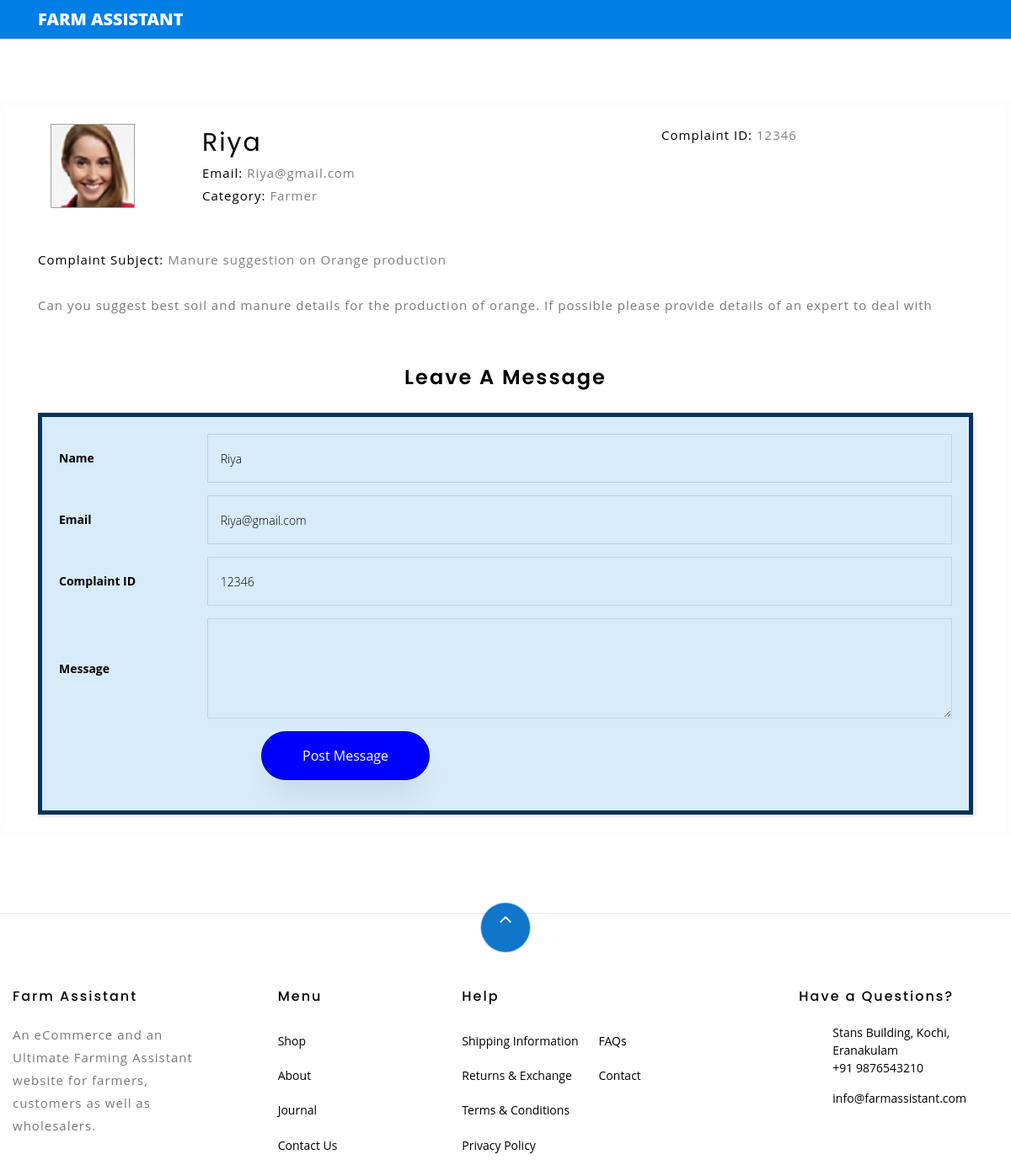
Page /Admin_complaint_view_single.php?cpt_id=12346 on the committed database.
### tables this page shows
CREATE TABLE IF NOT EXISTS `complaint` (
  `comp_id` int(4) NOT NULL AUTO_INCREMENT,
  `user_email` varchar(40) NOT NULL,
  `name` varchar(30) NOT NULL,
  `image` varchar(20) NOT NULL,
  `user_type` varchar(10) NOT NULL,
  `date` varchar(11) NOT NULL,
  `complaint_head` varchar(40) NOT NULL,
  `complaint` text NOT NULL,
  `Status` varchar(10) NOT NULL DEFAULT 'Unread',
  PRIMARY KEY (`comp_id`),
  KEY `user_email` (`user_email`)
);

### web/Admin_complaint_view_single.php (the view, shortened to what this page needs)
<!DOCTYPE html>
<html lang="en">
  <head>
    <link rel="stylesheet" href="css/open-iconic-bootstrap.min.css">
    <link rel="stylesheet" href="css/animate.css">
    <link rel="stylesheet" href="css/owl.carousel.min.css">
    <link rel="stylesheet" href="css/owl.theme.default.min.css">
    <link rel="stylesheet" href="css/magnific-popup.css">
    <link rel="stylesheet" href="css/aos.css">
    <link rel="stylesheet" href="css/ionicons.min.css">
    <link rel="stylesheet" href="css/bootstrap-datepicker.css">
    <link rel="stylesheet" href="css/jquery.timepicker.css">
    <link rel="stylesheet" href="css/flaticon.css">
    <link rel="stylesheet" href="css/icomoon.css">
    <link rel="stylesheet" href="css/style.css">
<?php
   include("connection.php");
    ?>
  </head>
  <body class="goto-here">
    <nav class="navbar navbar-expand-lg navbar-dark ftco_navbar bg-dark ftco-navbar-light" id="ftco-navbar">
	    <div class="container">
	      <a class="navbar-brand"  href="#">Farm Assistant</a>
	    </div>
	  </nav>
   <?php
        $compt=$_GET['cpt_id'];
    ?>
    <section class="ftco-section">
    <form action="msg_upload.php" method="post" class="billing-form">
    	<div class="container">
      <?php
                $sql2=" UPDATE complaint SET Status = 'Read' WHERE comp_id= $compt ";
                mysqli_query($conn,$sql2);
                $sql= "SELECT * FROM complaint WHERE comp_id = $compt";
                $a=mysqli_query($conn,$sql);
                $row=mysqli_fetch_array($a)
                ?>
    		<div class="row">
    			<div class="col-lg-2 mb-5 ftco-animate">
    				<a href="<?php echo $row['image']; ?>" class="image-popup"><img src="<?php echo $row['image']; ?>" id="pic" alt="Colorlib Template"></a>
    			</div>
    			<div class="col-lg-6 product-details pl-md-5 ftco-animate">
    				<h3><?php echo $row['name']; ?></h3>
            <p class="text-left mr-4" style="color: #000;">Email: <span style="color: gray;"><?php echo $row["user_email"]; ?></span>
            </p>
            <p class="text-left" style="color: #000;">Category: <span style="color: gray;"><?php echo $row["user_type"]; ?></span>
            </p>
            </div>
            <br>
                <p class="mr-2" name="cpidM" style="color: #000;">Complaint ID: <span style="color: gray;"><?php echo $compt; ?></span></p>
              <p class="mr-2" style="color: #000;">Complaint Subject: <span style="color: gray;"><?php echo $row["complaint_head"]; ?></span></p>
          <br><br>
          <p><?php echo $row["complaint"]; ?></p>
            <br>
            <br>
                </div>
            <br>
            <h3 class="mb-4 billing-heading" style="text-align: center;">Leave A Message</h3>
            <div class="wrapper1" style="background:#007ee528!important;">
              <div class="form">
                  <form action="msg_upload.php" method="post" enctype="multipart/form-data">
                  <div class="inputfield">
                    <label><b>Name</b></label>
                    <input type="text" class="form-control" name="nameM" value="<?php echo  $row['name']; ?>" placeholder=""readonly>
                   </div>
                 <div class="inputfield">
                  <label><b>Email</b></label>
                  <input type="text" class="form-control" name="emailM" value="<?php echo $row["user_email"]; ?>" placeholder=""readonly>
                 </div>
                 <div class="inputfield">
                  <label><b>Complaint ID</b></label>
                  <input type="text" class="form-control" name="cpidM" value="<?php echo $compt; ?>" placeholder=""readonly>
                 </div>
                 <div class="inputfield">
              <label ><b> Message</b></label>
              <textarea name="msgM" id="description" cols="50" rows="5" class="form-control" required></textarea>
              </div>
                  <div style="padding-left:240px" class="form-group">
                    <input type="submit"  value="Post Message" class="btn btn-primary py-3 px-5">
                    </div>
                </form>
              </div>
             </div>
    		</div>
    </section>
    <footer class="ftco-footer ftco-section">
      	<div class="row">
      		<div class="mouse">
						<a href="#" class="mouse-icon">
							<div class="mouse-wheel"><span class="ion-ios-arrow-up"></span></div>
						</a>
					</div>
      	</div>
        <div class="row mb-5">
           <div class="col-md">
            <div class="ftco-footer-widget mb-4">
              <h2 class="ftco-heading-2">Farm Assistant</h2>
              <p>An eCommerce and an Ultimate Farming Assistant website for farmers, customers as well as wholesalers.</p>
            </div>
          </div>
          <div class="col-md">
            <div class="ftco-footer-widget mb-4 ml-md-5">
              <h2 class="ftco-heading-2">Menu</h2>
              <ul class="list-unstyled">
                <li><a href="#" class="py-2 d-block">Shop</a></li>
                <li><a href="#" class="py-2 d-block">About</a></li>
                <li><a href="#" class="py-2 d-block">Journal</a></li>
                <li><a href="#" class="py-2 d-block">Contact Us</a></li>
              </ul>
            </div>
          </div>
          <div class="col-md-4">
             <div class="ftco-footer-widget mb-4">
              <h2 class="ftco-heading-2">Help</h2>
              <div class="d-flex">
	              <ul class="list-unstyled mr-l-5 pr-l-3 mr-4">
	                <li><a href="#" class="py-2 d-block">Shipping Information</a></li>
	                <li><a href="#" class="py-2 d-block">Returns &amp; Exchange</a></li>
	                <li><a href="#" class="py-2 d-block">Terms &amp; Conditions</a></li>
	                <li><a href="#" class="py-2 d-block">Privacy Policy</a></li>
	              </ul>
	              <ul class="list-unstyled">
	                <li><a href="#" class="py-2 d-block">FAQs</a></li>
	                <li><a href="#" class="py-2 d-block">Contact</a></li>
	              </ul>
	            </div>
            </div>
          </div>
          <div class="col-md">
            <div class="ftco-footer-widget mb-4">
            	<h2 class="ftco-heading-2">Have a Questions?</h2>
            	<div class="block-23 mb-3">
	              <ul>
	                <li><span class="icon icon-map-marker"></span><span class="text">Stans Building, Kochi, Eranakulam</span></li>
	                <li><a href="#"><span class="icon icon-phone"></span><span class="text">+91 9876543210</span></a></li>
	                <li><a href="#"><span class="icon icon-envelope"></span><span class="text">info@farmassistant.com</span></a></li>
	              </ul>
	            </div>
            </div>
          </div>
        </div>
    </footer>
  </body>
</html>

### web/css/icomoon.css (style rules this page uses)
[class^="icon-"], [class*=" icon-"] { font-family: 'icomoon' !important; speak: none; font-style: normal; font-weight: normal; font-variant: normal; text-transform: none; line-height: 1; -webkit-font-smoothing: antialiased; -moz-osx-font-smoothing: grayscale; }
.icon-map-marker:before { content: "\f041"; }
.icon-phone:before { content: "\f095"; }
.icon-envelope:before { content: "\f0e0"; }

### rows in the picture
complaint: image (picture), name "Riya", user_email "Riya@gmail.com", user_type "Farmer", complaint_head "Manure suggestion on Orange production", complaint "Can you suggest best soil and manure details for the production of orange. If possible please provide details of an expert to deal with", nameM "Riya", emailM "Riya@gmail.com"

### other values in the picture
$compt "12346"
